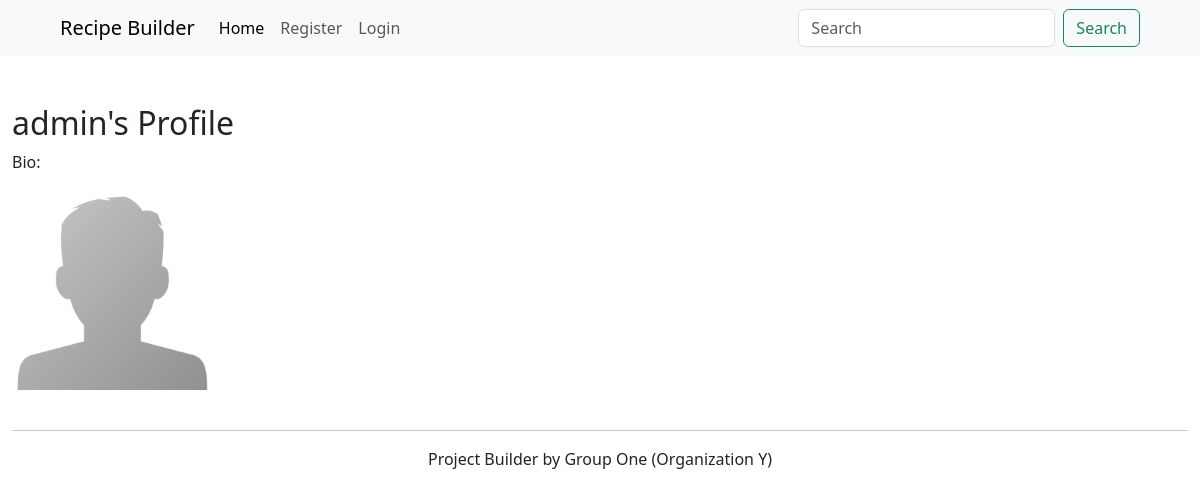
The page /profile/admin/ on the database as committed earlier.
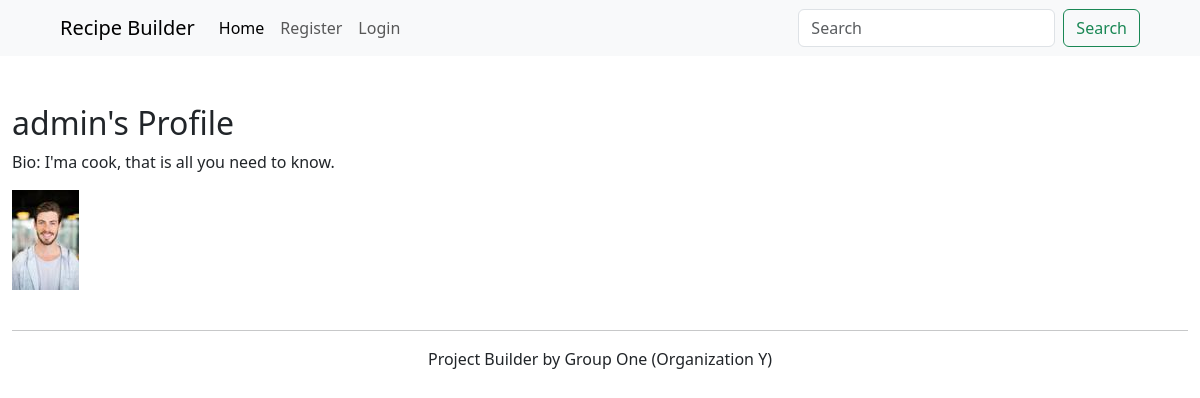
The same page on the database as committed later.
### core/models.py (models this page shows, shortened)
class Profile(models.Model):
    user = models.OneToOneField(User, on_delete=models.CASCADE)
    avatar = models.ImageField(default='default.png', upload_to='profile_images')
    bio = models.TextField()

### core/views.py (the view)
# urls.py: path("profile/<str:username>/", views.user_profile, name='user-profile'),
def user_profile(request, username):
    user_profile = get_object_or_404(Profile, user__username=username)
    return render(request, 'profile.html', {'user_profile': user_profile})

### core/templates/profile.html (shortened to what this page needs)
{% extends 'base.html' %}
{% block content %}
  <h2>{{ user_profile.user.username }}'s Profile</h2>
  <p>Bio: {{ user_profile.bio }}</p>
  {% if user_profile.avatar %}
    <img class="img-rounded" style="max-width: 200px;" src="{{ user_profile.avatar.url }}" alt="Avatar">
  {% endif %}
{% endblock %}

### core/templates/base.html (shortened to what this page needs)
<!DOCTYPE html>
<html>
<head>
    <link href="https://cdn.jsdelivr.net/npm/bootstrap@5.3.2/dist/css/bootstrap.min.css" rel="stylesheet">
    <nav class="navbar navbar-expand-lg bg-body-tertiary">
      <div class="container-fluid mx-5">
        <a class="navbar-brand" href="#">Recipe Builder</a>
        <div class="collapse navbar-collapse" id="navbarSupportedContent">
          <ul class="navbar-nav me-auto mb-2 mb-lg-0">
            <li class="nav-item">
              <a class="nav-link active" aria-current="page" href='{% url 'recipe-home' %}'>Home</a>
            </li>
            {% if not user.is_authenticated %}
            <li class="nav-item">
              <a class="nav-link" href='{% url 'recipe-register' %}'>Register</a>
            </li>
            <li class="nav-item">
              <a class="nav-link" href='{% url 'login' %}'>Login</a>
            </li>
            {% endif %}
          </ul>
          <form class="d-flex" role="search" method="GET" action="{% url 'search' %}">
            <input class="form-control me-2" type="text" name="query" placeholder="Search" aria-label="Search">
            <button class="btn btn-outline-success" type="submit">Search</button>
          </form>
        </div>
      </div>
    </nav>
</head>
<body>
  <div class='container-fluid my-5'>
  {% block content %}
  {% endblock content %}
  <footer>
    <br>
    <hr>
    <div style="text-align:center;">Project Builder by Group One (Organization Y)</div>
  </footer>
  </div>
</body>
</html>

Rows that differ between the two databases and show on the page:
changed Profile "admin": bio (not shown) → "I'ma cook, that is all you need to know."; avatar: picture added in place of a placeholder
